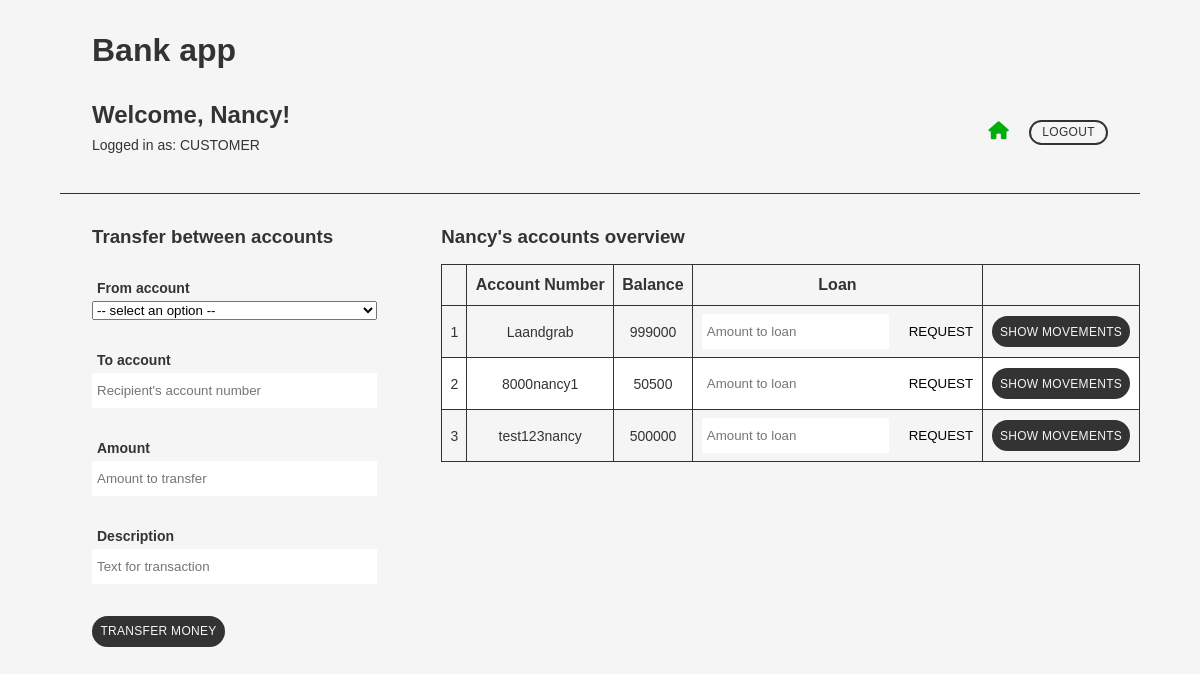
The app's page /bank/ (signed in), older data.
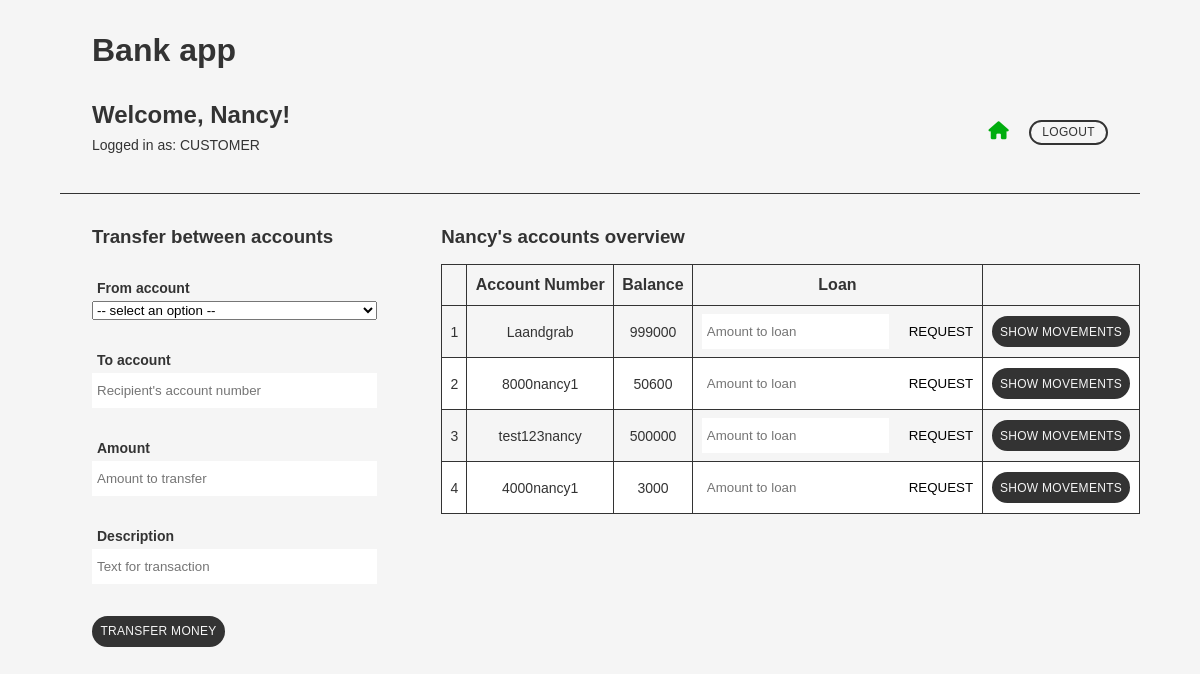
The same page, newer data.
### bank_app/models.py (models this page shows, shortened)
class Account(models.Model):
    customer = models.ForeignKey(Customer, on_delete=models.CASCADE)
    accountNumber = models.CharField(max_length=20)

### bank_app/views.py (the view)
# urls.py: path('', views.index, name='index'),
def index(request):
    return show_index(request)

### bank_app/views_common.py (called while the page is built)
def get_user_type(u:User) -> str:
    if u and u.is_authenticated:
        try:
            customer = Customer.objects.get(user = u)
            return "CUSTOMER"
        except:
            return "BANKER"
        return "unknown type"

def get_balance_for_account(acc:Account) -> int:
    result = AccountMovement.objects.filter(account = acc).aggregate(Sum('value'))
    return result['value__sum']

### bank_app/templates/bank_app/index.html (shortened to what the changed rows need)
{% load static %}
<!DOCTYPE html>
<html lang="en">
	<head>
	<link rel="stylesheet" href="{% static 'css/style.css' %}">
	</head>
	{% if request.user.is_authenticated %}
	<header>
		<h1>Bank app</h1>
		<section>
			<div>
				<h2>Welcome, {{ request.user.username }}!</h2>
			</div>
		</section>
	</header>
		{% if usertype == "BANKER" %}
		<main class="main">
			<section id="create_cust">
				<h3>Create customer</h3>
				<form method="POST">
					{% csrf_token %}
					<div class="form_item_wrapper">
						<label>User Name</label>
						<input type="text" name="name" placeholder="Type new user name" required>
					</div>
					<div class="form_item_wrapper">
						<label>Password</label>
						<input type="password" name="password" placeholder="Type new password for the user" required>
					</div>
					<div class="form_item_wrapper">
						<label>Phone</label>
						<input type="text" name="phone" pattern="[0-9]{8}" placeholder="User's phone (8 digits)" required>
					</div>
					<button formaction="{% url 'bank_app:create_customer' %}" class="btn">Create customer</button>
				</form>
			</section>
			<section id="cust_list">
				<h3>Customer list</h3>
				<p>Number of customers: {{ customer_count }}</p>
				<table>
					<tr>
						<th></th>
						<th>User Name</th>
						<th>Phone</th>
						<th>Ranking</th>
						<th></th>
					</tr>
				{% for c in customers %}
				{% if forloop.counter|divisibleby:2 %}
					<tr class="white_bg">
				{% else %}
					<tr>
				{% endif %}
						<form method="POST">
							{% csrf_token %}
								<input type="hidden" name="pk" value="{{ c.pk }}">
								<td>{{ forloop.counter }}</td>
								<td>{{ c.user.username }}</td>
								<td>{{ c.phone }}</td>
								<td>
									<select name="ranking">
										{% for r in rankings %}
											{% if r.rType == c.ranking.rType %}
												<option value="{{ r.rType }}" selected>{{ r.rType }}</option>
											{% else %}
											<option value="{{ r.rType }}">{{ r.rType }}</option>
											{% endif %}
										{% endfor %}
									</select>
									<button formaction="{% url 'bank_app:update_ranking' %}" class="simple_btn">Update</button>
								</td>
								<td><button formaction="{% url 'bank_app:accounts' %}" class="btn">Manage accounts</button></td>
								<td>
									<button formaction="{% url 'bank_app:del_customer' %}" class="icon_btn del_btn">
										<i class="fa-solid fa-trash"></i>
									</button>
								</td>
						</form>
					</tr>
				{% endfor %}
				</table>
			</section>
		</main>
		{% else %}
		<main class="main">
			<section id="account_overview">
				<table>
					<tr>
						<th></th>
						<th>Account Number</th>
						<th>Balance</th>
						<th>Loan</th>
					</tr>
					{% for a in customer_accounts %}
					{% if forloop.counter|divisibleby:2 %}
						<tr class="white_bg">
					{% else %}
						<tr>
					{% endif %}
						<form method="POST">
								<td>{{ forloop.counter }}</td>
								<td>{{ a.accountNumber }}</td>
								<td>
									{% for b in balances %}
										{% if b.0 == a.pk %}
											{{ b.1 }}
										{% endif %}
									{% endfor %}
								</td>
								<td>
									{% if active_customer.ranking.loan == True %}
										<input type="number" placeholder="Amount to loan">
										<button formaction="{% url 'bank_app:del_account' %}" class="simple_btn">
											Request
										</button>
									{% else %}
										<p>Not available</p>
									{% endif %}
								</td>
								<td>
									<button formaction="{% url 'bank_app:show_movements' %}" class="btn">Show movements</button>
								</td>
						</form>
					</tr>
					{% endfor %}
				</table>
			</section>
		</main>
		{% endif%}
	{% endif %}
	</body>
</html>

Row changes from the older to the newer data that the page shows:
added Account: accountNumber "4000nancy1", b "3000"
Text that changed along with them:
new list line: "50600"
list line gone: "50500"
